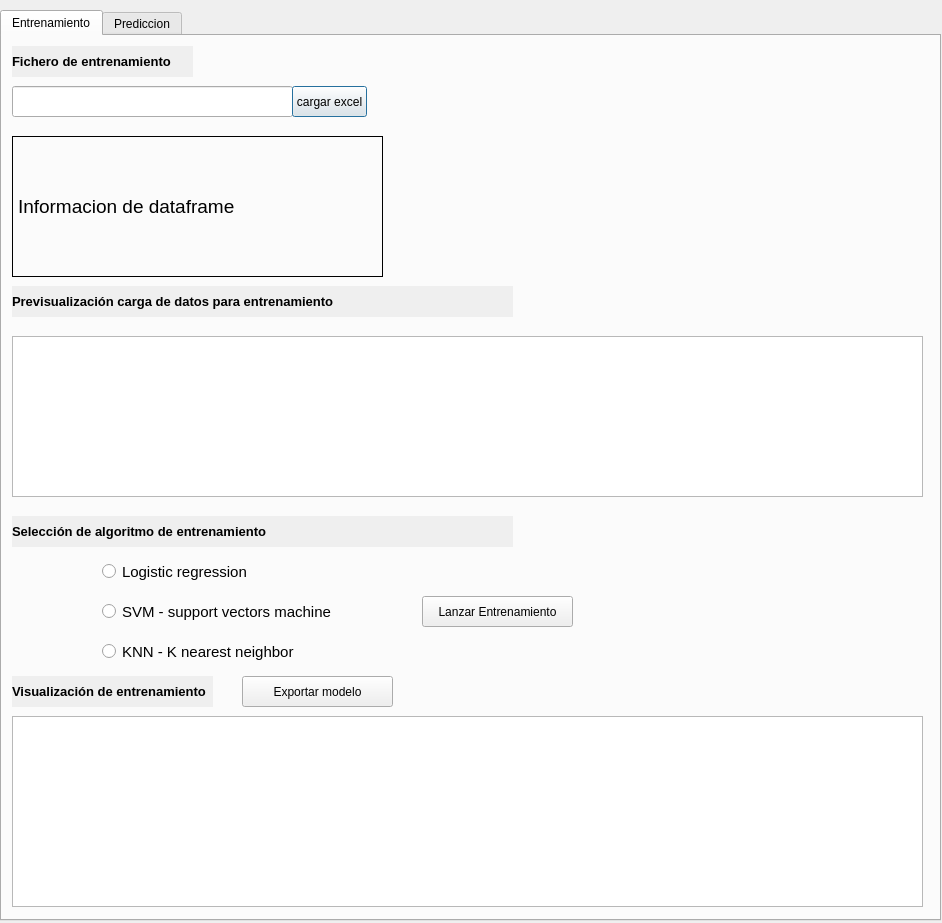
<?xml version="1.0" encoding="UTF-8"?>
<ui version="4.0">
 <class>Dialog</class>
 <widget class="QDialog" name="Dialog">
  <property name="geometry">
   <rect>
    <x>0</x>
    <y>0</y>
    <width>942</width>
    <height>923</height>
   </rect>
  </property>
  <property name="windowTitle">
   <string>Proyecto de  Computación 1</string>
  </property>
  <widget class="QTabWidget" name="tabWidget">
   <property name="geometry">
    <rect>
     <x>0</x>
     <y>10</y>
     <width>941</width>
     <height>911</height>
    </rect>
   </property>
   <property name="currentIndex">
    <number>0</number>
   </property>
   <widget class="QWidget" name="tabEntrenamiento">
    <attribute name="title">
     <string>Entrenamiento</string>
    </attribute>
    <widget class="QTableView" name="mitableView_resultados">
     <property name="geometry">
      <rect>
       <x>10</x>
       <y>680</y>
       <width>911</width>
       <height>191</height>
      </rect>
     </property>
     <property name="gridStyle">
      <enum>Qt::DashLine</enum>
     </property>
    </widget>
    <widget class="QLabel" name="milabel_2">
     <property name="geometry">
      <rect>
       <x>10</x>
       <y>250</y>
       <width>501</width>
       <height>31</height>
      </rect>
     </property>
     <property name="font">
      <font>
       <family>Segoe UI</family>
       <pointsize>10</pointsize>
       <weight>75</weight>
       <bold>true</bold>
      </font>
     </property>
     <property name="autoFillBackground">
      <bool>true</bool>
     </property>
     <property name="text">
      <string>Previsualización carga de datos para entrenamiento</string>
     </property>
    </widget>
    <widget class="QLineEdit" name="fichEntrenamiento_txt">
     <property name="enabled">
      <bool>true</bool>
     </property>
     <property name="geometry">
      <rect>
       <x>10</x>
       <y>50</y>
       <width>281</width>
       <height>31</height>
      </rect>
     </property>
     <property name="focusPolicy">
      <enum>Qt::NoFocus</enum>
     </property>
     <property name="text">
      <string/>
     </property>
     <property name="readOnly">
      <bool>true</bool>
     </property>
    </widget>
    <widget class="QPushButton" name="excel_cargar_button">
     <property name="geometry">
      <rect>
       <x>290</x>
       <y>50</y>
       <width>75</width>
       <height>31</height>
      </rect>
     </property>
     <property name="text">
      <string>cargar excel</string>
     </property>
    </widget>
    <widget class="QRadioButton" name="rd_Algor_RL">
     <property name="geometry">
      <rect>
       <x>100</x>
       <y>520</y>
       <width>281</width>
       <height>31</height>
      </rect>
     </property>
     <property name="font">
      <font>
       <family>Segoe UI</family>
       <pointsize>11</pointsize>
      </font>
     </property>
     <property name="text">
      <string>Logistic regression</string>
     </property>
    </widget>
    <widget class="QRadioButton" name="rd_Algor_SVM">
     <property name="geometry">
      <rect>
       <x>100</x>
       <y>560</y>
       <width>281</width>
       <height>31</height>
      </rect>
     </property>
     <property name="font">
      <font>
       <family>Segoe UI</family>
       <pointsize>11</pointsize>
      </font>
     </property>
     <property name="text">
      <string>SVM - support vectors machine</string>
     </property>
    </widget>
    <widget class="QLabel" name="milabel_3">
     <property name="geometry">
      <rect>
       <x>10</x>
       <y>480</y>
       <width>501</width>
       <height>31</height>
      </rect>
     </property>
     <property name="font">
      <font>
       <family>Segoe UI</family>
       <pointsize>10</pointsize>
       <weight>75</weight>
       <bold>true</bold>
      </font>
     </property>
     <property name="autoFillBackground">
      <bool>true</bool>
     </property>
     <property name="text">
      <string>Selección de algoritmo de entrenamiento</string>
     </property>
    </widget>
    <widget class="QRadioButton" name="rd_Algor_KNN">
     <property name="geometry">
      <rect>
       <x>100</x>
       <y>600</y>
       <width>281</width>
       <height>31</height>
      </rect>
     </property>
     <property name="font">
      <font>
       <family>Segoe UI</family>
       <pointsize>11</pointsize>
      </font>
     </property>
     <property name="text">
      <string>KNN - K nearest neighbor</string>
     </property>
    </widget>
    <widget class="QLabel" name="label_Info">
     <property name="geometry">
      <rect>
       <x>10</x>
       <y>100</y>
       <width>371</width>
       <height>141</height>
      </rect>
     </property>
     <property name="font">
      <font>
       <family>Segoe UI</family>
       <pointsize>14</pointsize>
       <kerning>true</kerning>
      </font>
     </property>
     <property name="frameShape">
      <enum>QFrame::Box</enum>
     </property>
     <property name="text">
      <string>Informacion de dataframe</string>
     </property>
     <property name="margin">
      <number>0</number>
     </property>
    </widget>
    <widget class="QLabel" name="milabel">
     <property name="geometry">
      <rect>
       <x>10</x>
       <y>10</y>
       <width>181</width>
       <height>31</height>
      </rect>
     </property>
     <property name="font">
      <font>
       <family>Segoe UI</family>
       <pointsize>10</pointsize>
       <weight>75</weight>
       <bold>true</bold>
      </font>
     </property>
     <property name="autoFillBackground">
      <bool>true</bool>
     </property>
     <property name="text">
      <string>Fichero de entrenamiento</string>
     </property>
    </widget>
    <widget class="QPushButton" name="entrenar_button">
     <property name="geometry">
      <rect>
       <x>420</x>
       <y>560</y>
       <width>151</width>
       <height>31</height>
      </rect>
     </property>
     <property name="text">
      <string>Lanzar Entrenamiento</string>
     </property>
    </widget>
    <widget class="QTableView" name="mitableView">
     <property name="geometry">
      <rect>
       <x>10</x>
       <y>300</y>
       <width>911</width>
       <height>161</height>
      </rect>
     </property>
     <property name="gridStyle">
      <enum>Qt::DashLine</enum>
     </property>
    </widget>
    <widget class="QLabel" name="qLVisualizacionEntrenamiento">
     <property name="geometry">
      <rect>
       <x>10</x>
       <y>640</y>
       <width>201</width>
       <height>31</height>
      </rect>
     </property>
     <property name="font">
      <font>
       <family>Segoe UI</family>
       <pointsize>10</pointsize>
       <weight>75</weight>
       <bold>true</bold>
      </font>
     </property>
     <property name="autoFillBackground">
      <bool>true</bool>
     </property>
     <property name="text">
      <string>Visualización de entrenamiento</string>
     </property>
    </widget>
    <widget class="QPushButton" name="qPBExportarModelo">
     <property name="geometry">
      <rect>
       <x>240</x>
       <y>640</y>
       <width>151</width>
       <height>31</height>
      </rect>
     </property>
     <property name="text">
      <string>Exportar modelo</string>
     </property>
    </widget>
   </widget>
   <widget class="QWidget" name="tabPrediccion">
    <attribute name="title">
     <string>Prediccion</string>
    </attribute>
    <widget class="QTableWidget" name="tableWidget">
     <property name="geometry">
      <rect>
       <x>10</x>
       <y>590</y>
       <width>911</width>
       <height>291</height>
      </rect>
     </property>
    </widget>
    <widget class="QGroupBox" name="groupBox">
     <property name="geometry">
      <rect>
       <x>10</x>
       <y>230</y>
       <width>911</width>
       <height>241</height>
      </rect>
     </property>
     <property name="font">
      <font>
       <pointsize>20</pointsize>
      </font>
     </property>
     <property name="title">
      <string>Datos del modelo</string>
     </property>
     <widget class="QLabel" name="qLDatosModelo">
      <property name="geometry">
       <rect>
        <x>20</x>
        <y>50</y>
        <width>741</width>
        <height>181</height>
       </rect>
      </property>
      <property name="font">
       <font>
        <family>Arial</family>
        <pointsize>12</pointsize>
       </font>
      </property>
      <property name="text">
       <string>&lt;html&gt;&lt;head/&gt;&lt;body&gt;&lt;p align=&quot;justify&quot;&gt;Ejemplo de uso: ejemplo de uso&lt;/p&gt;&lt;p align=&quot;justify&quot;&gt;Ejemplo de uso: ejemplo de uso&lt;/p&gt;&lt;p align=&quot;justify&quot;&gt;Ejemplo de uso: ejemplo de uso&lt;/p&gt;&lt;p align=&quot;justify&quot;&gt;Ejemplo de uso: ejemplo de uso&lt;/p&gt;&lt;p align=&quot;justify&quot;&gt;Ejemplo de uso: ejemplo de uso&lt;/p&gt;&lt;p align=&quot;justify&quot;&gt;Ejemplo de uso: ejemplo de uso&lt;/p&gt;&lt;p align=&quot;justify&quot;&gt;&lt;br/&gt;&lt;/p&gt;&lt;/body&gt;&lt;/html&gt;</string>
      </property>
      <property name="alignment">
       <set>Qt::AlignLeading|Qt::AlignLeft|Qt::AlignTop</set>
      </property>
     </widget>
    </widget>
    <widget class="QLabel" name="qLFichero">
     <property name="geometry">
      <rect>
       <x>10</x>
       <y>10</y>
       <width>181</width>
       <height>31</height>
      </rect>
     </property>
     <property name="font">
      <font>
       <family>Segoe UI</family>
       <pointsize>10</pointsize>
       <weight>75</weight>
       <bold>true</bold>
      </font>
     </property>
     <property name="autoFillBackground">
      <bool>true</bool>
     </property>
     <property name="text">
      <string>Fichero a clasificar</string>
     </property>
    </widget>
    <widget class="QLineEdit" name="qLEFicheroAClasificar">
     <property name="enabled">
      <bool>true</bool>
     </property>
     <property name="geometry">
      <rect>
       <x>10</x>
       <y>60</y>
       <width>281</width>
       <height>31</height>
      </rect>
     </property>
     <property name="focusPolicy">
      <enum>Qt::NoFocus</enum>
     </property>
     <property name="text">
      <string/>
     </property>
     <property name="readOnly">
      <bool>true</bool>
     </property>
    </widget>
    <widget class="QPushButton" name="qPBSelectFicheroAClasificar">
     <property name="geometry">
      <rect>
       <x>300</x>
       <y>60</y>
       <width>75</width>
       <height>31</height>
      </rect>
     </property>
     <property name="text">
      <string>Examinar..</string>
     </property>
    </widget>
    <widget class="QLineEdit" name="qLEModelo">
     <property name="enabled">
      <bool>true</bool>
     </property>
     <property name="geometry">
      <rect>
       <x>10</x>
       <y>160</y>
       <width>281</width>
       <height>31</height>
      </rect>
     </property>
     <property name="focusPolicy">
      <enum>Qt::NoFocus</enum>
     </property>
     <property name="text">
      <string/>
     </property>
     <property name="readOnly">
      <bool>true</bool>
     </property>
    </widget>
    <widget class="QLabel" name="qLModelo">
     <property name="geometry">
      <rect>
       <x>10</x>
       <y>110</y>
       <width>181</width>
       <height>31</height>
      </rect>
     </property>
     <property name="font">
      <font>
       <family>Segoe UI</family>
       <pointsize>10</pointsize>
       <weight>75</weight>
       <bold>true</bold>
      </font>
     </property>
     <property name="autoFillBackground">
      <bool>true</bool>
     </property>
     <property name="text">
      <string>Modelo</string>
     </property>
    </widget>
    <widget class="QPushButton" name="qPBSeleccionarModelo">
     <property name="geometry">
      <rect>
       <x>300</x>
       <y>160</y>
       <width>75</width>
       <height>31</height>
      </rect>
     </property>
     <property name="text">
      <string>Examinar..</string>
     </property>
    </widget>
    <widget class="QPushButton" name="qPBPredecir">
     <property name="geometry">
      <rect>
       <x>380</x>
       <y>490</y>
       <width>201</width>
       <height>31</height>
      </rect>
     </property>
     <property name="text">
      <string>Predecir</string>
     </property>
    </widget>
    <widget class="QLabel" name="qLPrediccion">
     <property name="geometry">
      <rect>
       <x>10</x>
       <y>550</y>
       <width>201</width>
       <height>31</height>
      </rect>
     </property>
     <property name="font">
      <font>
       <family>Segoe UI</family>
       <pointsize>10</pointsize>
       <weight>75</weight>
       <bold>true</bold>
      </font>
     </property>
     <property name="autoFillBackground">
      <bool>true</bool>
     </property>
     <property name="text">
      <string>Visualización de la predicción</string>
     </property>
    </widget>
    <widget class="QPushButton" name="qPBExportar">
     <property name="geometry">
      <rect>
       <x>220</x>
       <y>550</y>
       <width>75</width>
       <height>31</height>
      </rect>
     </property>
     <property name="text">
      <string>Exportar</string>
     </property>
    </widget>
   </widget>
  </widget>
 </widget>
 <resources/>
 <connections/>
</ui>
